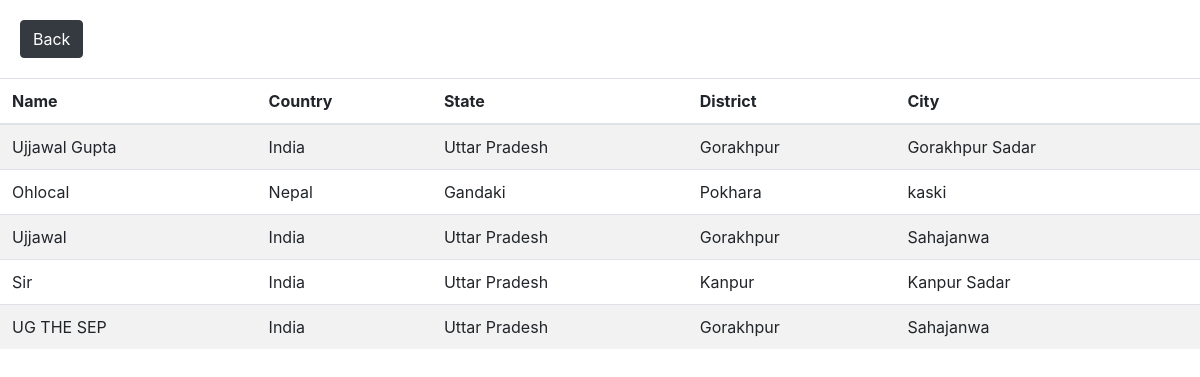
Page /show/ on the committed database.
### dropdown/models.py (models this page shows, shortened)
class Form(models.Model):
    city= models.ForeignKey(City,on_delete=models.DO_NOTHING)
    district= models.ForeignKey(District,on_delete=models.DO_NOTHING)
    state= models.ForeignKey(State,on_delete=models.DO_NOTHING)
    country= models.ForeignKey(Country,on_delete=models.DO_NOTHING)
    name=models.CharField(max_length=80)

class Country(models.Model):
    name = models.CharField(max_length=50)
    def __str__(self):
        return self.name

class State(models.Model):
    country = models.ForeignKey(Country,on_delete=models.CASCADE)
    name = models.CharField(max_length=50)
    def __str__(self):
        return self.name

class District(models.Model):
    state = models.ForeignKey(State,on_delete=models.CASCADE)
    name = models.CharField(max_length=50)
    def __str__(self):
        return self.name

class City(models.Model):
    district = models.ForeignKey(District,on_delete=models.CASCADE)
    name = models.CharField(max_length=50)
    def __str__(self):
        return self.name

### dropdown/views.py (the view)
# urls.py: path('show/',show,name='show_forms'),
def show(request):
    form=Form.objects.all()
    return render(request,"show.html",{'form':form})

### dropdown/templates/show.html
{% block body %}
<link rel="stylesheet" href="https://maxcdn.bootstrapcdn.com/bootstrap/4.3.1/css/bootstrap.min.css">
<div>
    <a href="{% url 'index' %}" class="btn btn-dark" style="margin: 20px;">Back</a>
</div>
<table class="table table-striped">
    <thead>
      <tr>
        <th scope="col">Name</th>
        <th scope="col">Country</th>
        <th scope="col">State</th>
        <th scope="col">District</th>
        <th scope="col">City</th>
      </tr>
    </thead>
    <tbody>
        {% for f in form %}
        <tr>
            <td>{{f.name}}</td>
            <td>{{f.country}}</td>
            <td>{{f.state}}</td>
            <td>{{f.district}}</td>
            <td>{{f.city}}</td>
        </tr>
        {% endfor %}
    </tbody>
  </table>{% endblock %}

### rows in the picture
Form: name "Ujjawal Gupta", country "India", state "Uttar Pradesh", district "Gorakhpur", city "Gorakhpur Sadar"
Form: name "Ohlocal", country "Nepal", state "Gandaki", district "Pokhara", city "kaski"
Form: name "Ujjawal", country "India", state "Uttar Pradesh", district "Gorakhpur", city "Sahajanwa"
Form: name "Sir", country "India", state "Uttar Pradesh", district "Kanpur", city "Kanpur Sadar"
Form: name "UG THE SEP", country "India", state "Uttar Pradesh", district "Gorakhpur", city "Sahajanwa"
